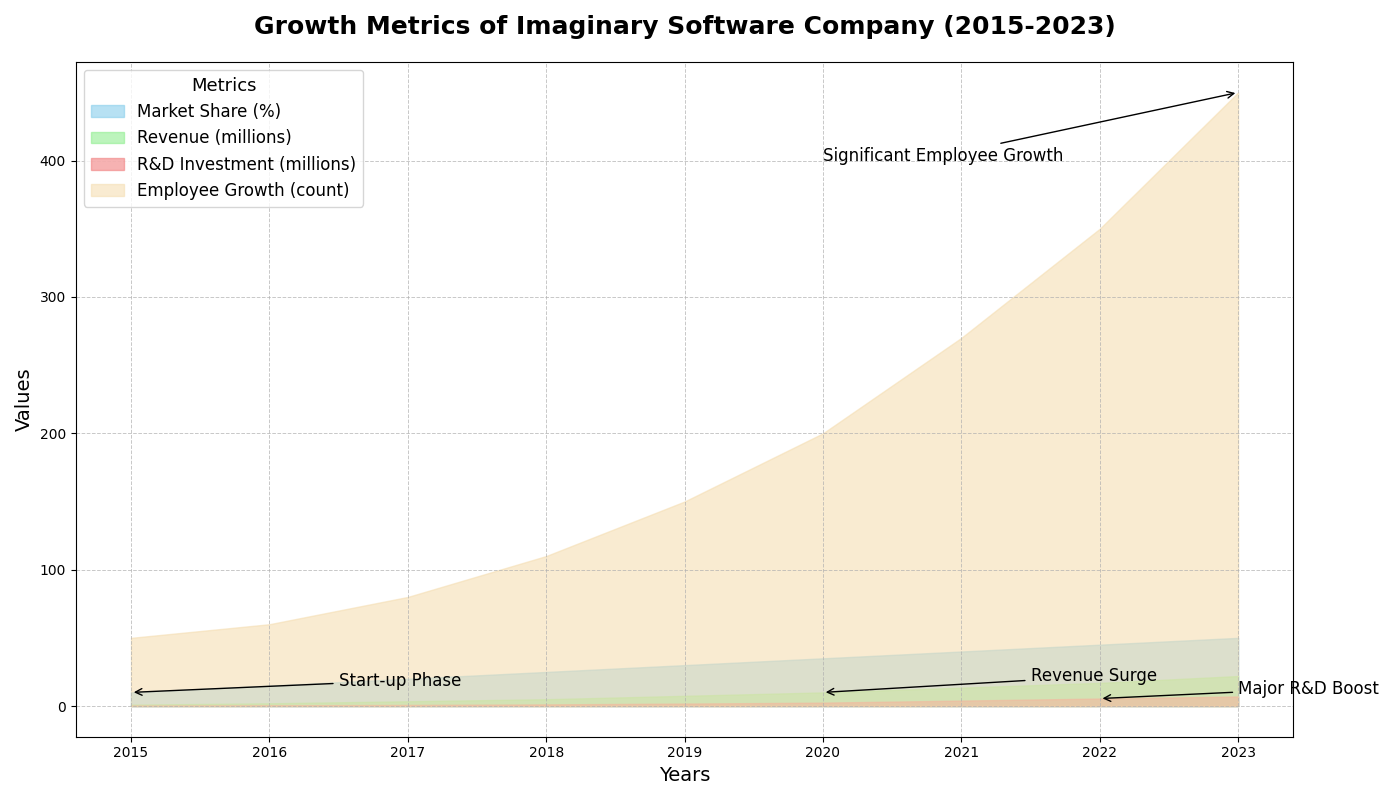

Write the Python code that produced this figure.
import matplotlib.pyplot as plt
import numpy as np

# Backstory:
# The chart visualizes the growth of a hypothetical software company over several years.
# The company has been progressively increasing its market share and revenue while also investing in research & development and employee growth.

# Define the years and corresponding values for different metrics
years = np.array([2015, 2016, 2017, 2018, 2019, 2020, 2021, 2022, 2023])
market_share = np.array([10, 15, 20, 25, 30, 35, 40, 45, 50])
revenue = np.array([1, 2, 3.5, 5, 7.5, 10, 13.5, 17, 22])
rnd_investment = np.array([0.2, 0.5, 0.8, 1.2, 1.8, 2.5, 4, 5.5, 7])
employee_growth = np.array([50, 60, 80, 110, 150, 200, 270, 350, 450])

# Create figure and axis
fig, ax = plt.subplots(figsize=(14, 8))

# Plot area charts for different metrics
ax.fill_between(years, market_share, color='skyblue', alpha=0.6, label='Market Share (%)')
ax.fill_between(years, revenue, color='lightgreen', alpha=0.6, label='Revenue (millions)')
ax.fill_between(years, rnd_investment, color='lightcoral', alpha=0.6, label='R&D Investment (millions)')
ax.fill_between(years, employee_growth, color='wheat', alpha=0.6, label='Employee Growth (count)')

# Title and labels with contextual information
ax.set_title('Growth Metrics of Imaginary Software Company (2015-2023)', fontsize=18, fontweight='bold', pad=20)
ax.set_xlabel('Years', fontsize=14)
ax.set_ylabel('Values', fontsize=14)

# Add legend with context-specific descriptions
ax.legend(loc='upper left', fontsize=12, title='Metrics', title_fontsize='13')

# Add grids to the plot for better readability
ax.grid(True, linestyle='--', linewidth=0.7, alpha=0.7)

# Annotate critical points on the charts
ax.annotate('Start-up Phase', xy=(2015, market_share[0]), xytext=(2016.5, 15),
            arrowprops=dict(facecolor='black', arrowstyle='->'), fontsize=12, color='black')

ax.annotate('Revenue Surge', xy=(2020, revenue[5]), xytext=(2021.5, 18),
            arrowprops=dict(facecolor='black', arrowstyle='->'), fontsize=12, color='black')

ax.annotate('Major R&D Boost', xy=(2022, rnd_investment[7]), xytext=(2023, 9),
            arrowprops=dict(facecolor='black', arrowstyle='->'), fontsize=12, color='black')

ax.annotate('Significant Employee Growth', xy=(2023, employee_growth[8]), xytext=(2020, 400),
            arrowprops=dict(facecolor='black', arrowstyle='->'), fontsize=12, color='black')

# Automatically adjust layout to prevent text overlapping
plt.tight_layout()

# Display the plot
plt.show()
